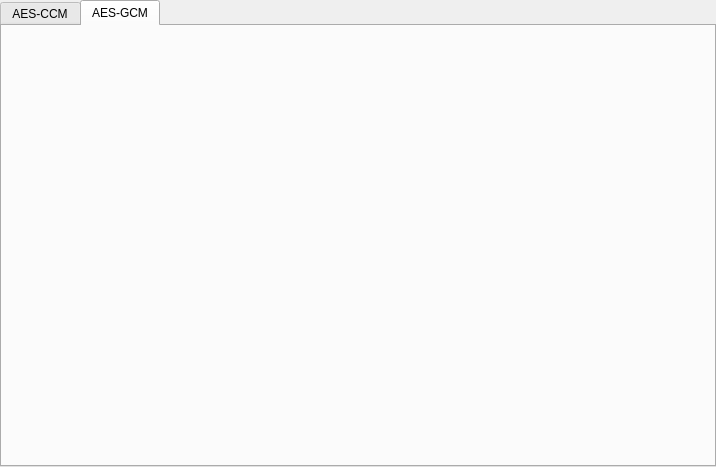
<?xml version="1.0" encoding="UTF-8"?>
<ui version="4.0">
 <class>AuthenticatedEncryption</class>
 <widget class="QMainWindow" name="AuthenticatedEncryption">
  <property name="geometry">
   <rect>
    <x>0</x>
    <y>0</y>
    <width>716</width>
    <height>467</height>
   </rect>
  </property>
  <property name="windowTitle">
   <string>AE - Authenticated Encryption</string>
  </property>
  <widget class="QWidget" name="centralwidget">
   <layout class="QGridLayout" name="gridLayout">
    <property name="leftMargin">
     <number>0</number>
    </property>
    <property name="topMargin">
     <number>0</number>
    </property>
    <property name="rightMargin">
     <number>0</number>
    </property>
    <property name="bottomMargin">
     <number>0</number>
    </property>
    <item row="0" column="0">
     <widget class="QTabWidget" name="tabWidget">
      <property name="currentIndex">
       <number>1</number>
      </property>
      <widget class="QWidget" name="tab_AesCCM">
       <attribute name="title">
        <string>AES-CCM</string>
       </attribute>
       <layout class="QGridLayout" name="gridLayout_AesCcm">
        <property name="leftMargin">
         <number>0</number>
        </property>
        <property name="topMargin">
         <number>0</number>
        </property>
        <property name="rightMargin">
         <number>0</number>
        </property>
        <property name="bottomMargin">
         <number>0</number>
        </property>
       </layout>
      </widget>
      <widget class="QWidget" name="tab_AesGcm">
       <attribute name="title">
        <string>AES-GCM</string>
       </attribute>
       <layout class="QGridLayout" name="gridLayout_AesGcm">
        <property name="leftMargin">
         <number>0</number>
        </property>
        <property name="topMargin">
         <number>0</number>
        </property>
        <property name="rightMargin">
         <number>0</number>
        </property>
        <property name="bottomMargin">
         <number>0</number>
        </property>
       </layout>
      </widget>
     </widget>
    </item>
   </layout>
  </widget>
 </widget>
 <resources/>
 <connections/>
</ui>
